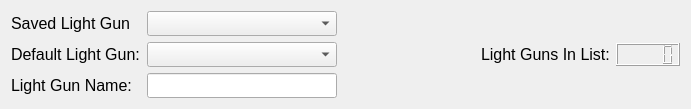
  <widget class="QWidget" name="">
   <property name="geometry">
    <rect>
     <x>10</x>
     <y>10</y>
     <width>691</width>
     <height>97</height>
    </rect>
   </property>
   <layout class="QHBoxLayout" name="horizontalLayout_5">
    <item>
     <layout class="QVBoxLayout" name="verticalLayout">
      <item>
       <layout class="QHBoxLayout" name="horizontalLayout">
        <item>
         <widget class="QLabel" name="label">
          <property name="sizePolicy">
           <sizepolicy hsizetype="Fixed" vsizetype="Fixed">
            <horstretch>0</horstretch>
            <verstretch>0</verstretch>
           </sizepolicy>
          </property>
          <property name="minimumSize">
           <size>
            <width>120</width>
            <height>25</height>
           </size>
          </property>
          <property name="maximumSize">
           <size>
            <width>120</width>
            <height>25</height>
           </size>
          </property>
          <property name="baseSize">
           <size>
            <width>90</width>
            <height>25</height>
           </size>
          </property>
          <property name="font">
           <font>
            <pointsize>12</pointsize>
           </font>
          </property>
          <property name="text">
           <string>Saved Light Gun:</string>
          </property>
         </widget>
        </item>
        <item>
         <spacer name="horizontalSpacer">
          <property name="orientation">
           <enum>Qt::Orientation::Horizontal</enum>
          </property>
          <property name="sizeType">
           <enum>QSizePolicy::Policy::Fixed</enum>
          </property>
          <property name="sizeHint" stdset="0">
           <size>
            <width>10</width>
            <height>25</height>
           </size>
          </property>
         </spacer>
        </item>
        <item>
         <widget class="QComboBox" name="savedLightGunsComboBox">
          <property name="minimumSize">
           <size>
            <width>190</width>
            <height>25</height>
           </size>
          </property>
          <property name="maximumSize">
           <size>
            <width>190</width>
            <height>25</height>
           </size>
          </property>
          <property name="baseSize">
           <size>
            <width>190</width>
            <height>25</height>
           </size>
          </property>
          <property name="maxVisibleItems">
           <number>20</number>
          </property>
         </widget>
        </item>
       </layout>
      </item>
      <item>
       <layout class="QHBoxLayout" name="horizontalLayout_2">
        <item>
         <widget class="QLabel" name="label_2">
          <property name="sizePolicy">
           <sizepolicy hsizetype="Fixed" vsizetype="Fixed">
            <horstretch>0</horstretch>
            <verstretch>0</verstretch>
           </sizepolicy>
          </property>
          <property name="minimumSize">
           <size>
            <width>130</width>
            <height>25</height>
           </size>
          </property>
          <property name="maximumSize">
           <size>
            <width>130</width>
            <height>25</height>
           </size>
          </property>
          <property name="baseSize">
           <size>
            <width>130</width>
            <height>25</height>
           </size>
          </property>
          <property name="font">
           <font>
            <pointsize>12</pointsize>
           </font>
          </property>
          <property name="text">
           <string>Default Light Gun:</string>
          </property>
         </widget>
        </item>
        <item>
         <widget class="QComboBox" name="defaultLightGunComboBox">
          <property name="sizePolicy">
           <sizepolicy hsizetype="Fixed" vsizetype="Fixed">
            <horstretch>0</horstretch>
            <verstretch>0</verstretch>
           </sizepolicy>
          </property>
          <property name="minimumSize">
           <size>
            <width>190</width>
            <height>25</height>
           </size>
          </property>
          <property name="maximumSize">
           <size>
            <width>190</width>
            <height>25</height>
           </size>
          </property>
          <property name="baseSize">
           <size>
            <width>190</width>
            <height>25</height>
           </size>
          </property>
          <property name="maxVisibleItems">
           <number>14</number>
          </property>
         </widget>
        </item>
       </layout>
      </item>
      <item>
       <layout class="QHBoxLayout" name="horizontalLayout_3">
        <item>
         <widget class="QLabel" name="nameLabel">
          <property name="sizePolicy">
           <sizepolicy hsizetype="Fixed" vsizetype="Fixed">
            <horstretch>0</horstretch>
            <verstretch>0</verstretch>
           </sizepolicy>
          </property>
          <property name="minimumSize">
           <size>
            <width>120</width>
            <height>25</height>
           </size>
          </property>
          <property name="maximumSize">
           <size>
            <width>120</width>
            <height>25</height>
           </size>
          </property>
          <property name="baseSize">
           <size>
            <width>120</width>
            <height>25</height>
           </size>
          </property>
          <property name="font">
           <font>
            <pointsize>12</pointsize>
           </font>
          </property>
          <property name="text">
           <string>Light Gun Name:</string>
          </property>
         </widget>
        </item>
        <item>
         <spacer name="horizontalSpacer_2">
          <property name="orientation">
           <enum>Qt::Orientation::Horizontal</enum>
          </property>
          <property name="sizeType">
           <enum>QSizePolicy::Policy::Fixed</enum>
          </property>
          <property name="sizeHint" stdset="0">
           <size>
            <width>10</width>
            <height>25</height>
           </size>
          </property>
         </spacer>
        </item>
        <item>
         <widget class="QLineEdit" name="lightGunNameLineEdit">
          <property name="sizePolicy">
           <sizepolicy hsizetype="Fixed" vsizetype="Fixed">
            <horstretch>0</horstretch>
            <verstretch>0</verstretch>
           </sizepolicy>
          </property>
          <property name="minimumSize">
           <size>
            <width>190</width>
            <height>25</height>
           </size>
          </property>
          <property name="maximumSize">
           <size>
            <width>190</width>
            <height>25</height>
           </size>
          </property>
          <property name="baseSize">
           <size>
            <width>190</width>
            <height>25</height>
           </size>
          </property>
          <property name="alignment">
           <set>Qt::AlignmentFlag::AlignRight|Qt::AlignmentFlag::AlignTrailing|Qt::AlignmentFlag::AlignVCenter</set>
          </property>
         </widget>
        </item>
       </layout>
      </item>
     </layout>
    </item>
    <item>
     <layout class="QHBoxLayout" name="horizontalLayout_4">
      <item>
       <spacer name="horizontalSpacer_3">
        <property name="orientation">
         <enum>Qt::Orientation::Horizontal</enum>
        </property>
        <property name="sizeHint" stdset="0">
         <size>
          <width>40</width>
          <height>20</height>
         </size>
        </property>
       </spacer>
      </item>
      <item>
       <widget class="QLabel" name="label_29">
        <property name="font">
         <font>
          <pointsize>12</pointsize>
         </font>
        </property>
        <property name="text">
         <string>Light Guns In List:</string>
        </property>
        <property name="alignment">
         <set>Qt::AlignmentFlag::AlignLeading|Qt::AlignmentFlag::AlignLeft|Qt::AlignmentFlag::AlignVCenter</set>
        </property>
       </widget>
      </item>
      <item>
       <widget class="QLCDNumber" name="lgLCDNumber">
        <property name="sizePolicy">
         <sizepolicy hsizetype="Fixed" vsizetype="Fixed">
          <horstretch>0</horstretch>
          <verstretch>0</verstretch>
         </sizepolicy>
        </property>
       </widget>
      </item>
     </layout>
    </item>
   </layout>
  </widget>
